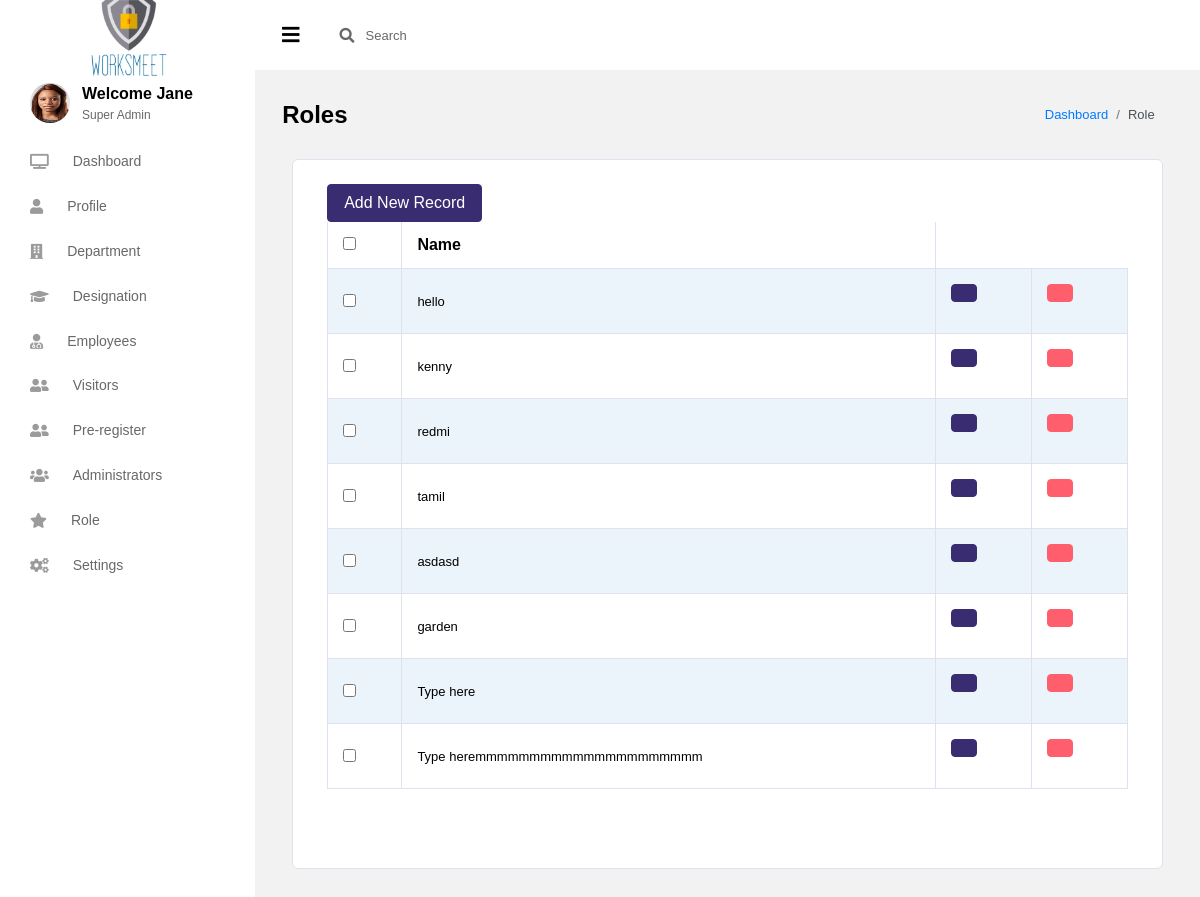
Screenshot of /roles/ with the database file from the repository.
### sub_part/models.py (models this page shows, shortened)
class addrolesdb(models.Model):
    name=models.CharField(max_length=30, default='Type here')

### sub_part/views.py (the view)
# urls.py: path('roles/',views.roles,name='roles'),
def roles(request):
    employeesroles=addrolesdb.objects.all()
    return render(request,'roles.html',{'employeesroles':employeesroles})

### sub_part/templates/roles.html (shortened to what this page needs)
{% extends "base.html" %}
{% block content %}
              <div class="main-panel">
                <div class="content-wrapper">
                  <div class="page-header">
                    <h3 class="page-title">
                      Roles
                    </h3>
                    <nav aria-label="breadcrumb">
                      <ol class="breadcrumb">
                        <li class="breadcrumb-item"><a href="{% url 'dashboard' %}">Dashboard</a></li>
                        <li class="breadcrumb-item active" aria-current="page">Role</li>
                      </ol>
                    </nav>
                  </div>
            <div class="container-fluid page-body-wrapper">
                <div class="col-lg-12 grid-margin stretch-card">
                    <div class="card">
                        <div class="card-body">
                            <div class="col-md-12">
                              <span><a href="/addrole" class="btn btn-primary">Add New Record</a></span>
                              <div class="table-responsive">
                        <table id="bootstrapdatatable" class="table table-striped table-bordered" width="100%">
                                  <thead>
                                      <th><input type="checkbox" id="checkall" /></th>
                                      <th>Name</th>
                                   </thead>
                         <tbody>
                         {% for user in employeesroles %}
                          <tr>
                           <td><input type="checkbox" class="checkthis" /></td>
                           <td>{{ user.name }}</td>
                           <td><p data-placement="top" data-toggle="tooltip" title="Edit"><a href="/edit/{{ addpreregform.id }}" class="btn btn-primary btn-xs" data-title="Edit" data-toggle="modal" data-target="#edit" ></a></p></td>
                           <td><p data-placement="top" data-toggle="tooltip" title="Delete"><a href="/delete/{{ addpreregform.id }}" class="btn btn-danger btn-xs" data-title="Delete" data-toggle="modal" data-target="#delete" ></a></p></td>
                          </tr>
                         {% endfor %}
                         </tbody>
                        </table>
                              </div>
                          </div>
                          </div>
                </div>
            </div>
    </div>
    </div>
    </div>
{% endblock content %}

### rows the page displays
addrolesdb: name "hello"
addrolesdb: name "kenny"
addrolesdb: name "redmi"
addrolesdb: name "tamil"
addrolesdb: name "asdasd"
addrolesdb: name "garden"
addrolesdb: name "Type here"
addrolesdb: name "Type heremmmmmmmmmmmmmmmmmmmmm"
